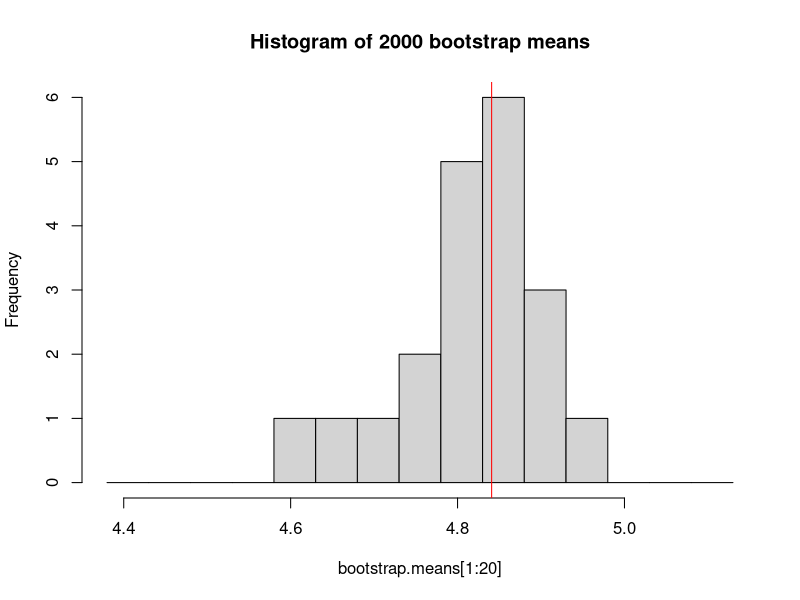
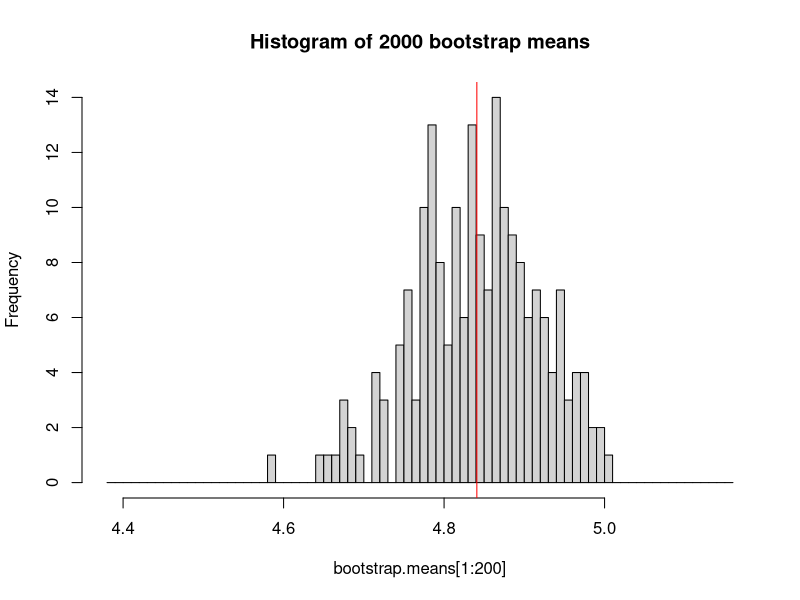
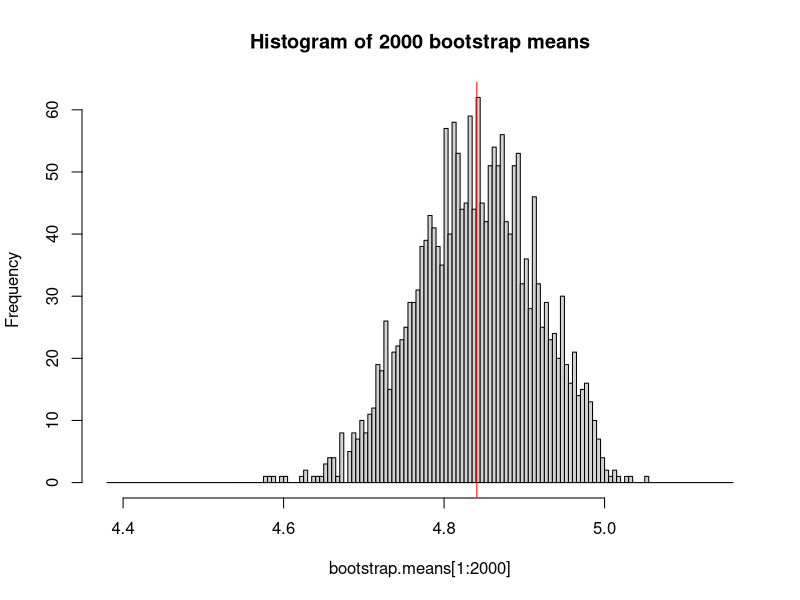
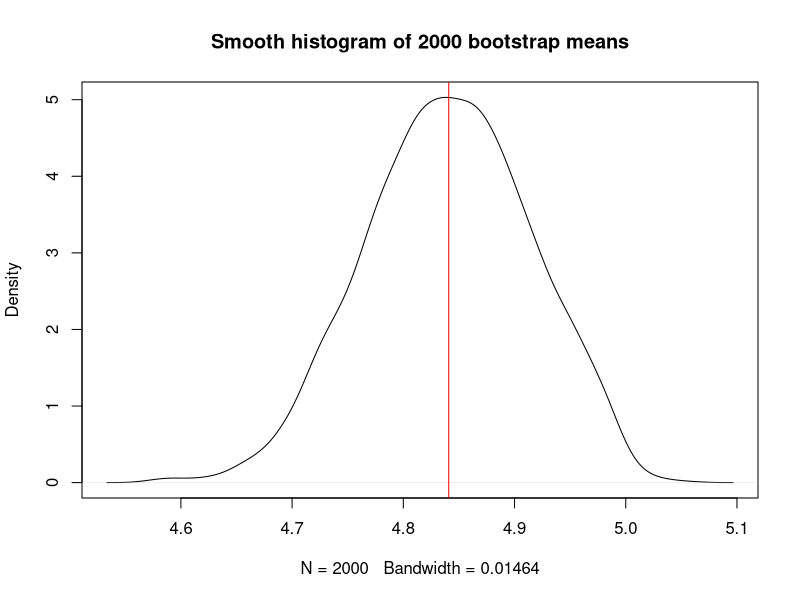
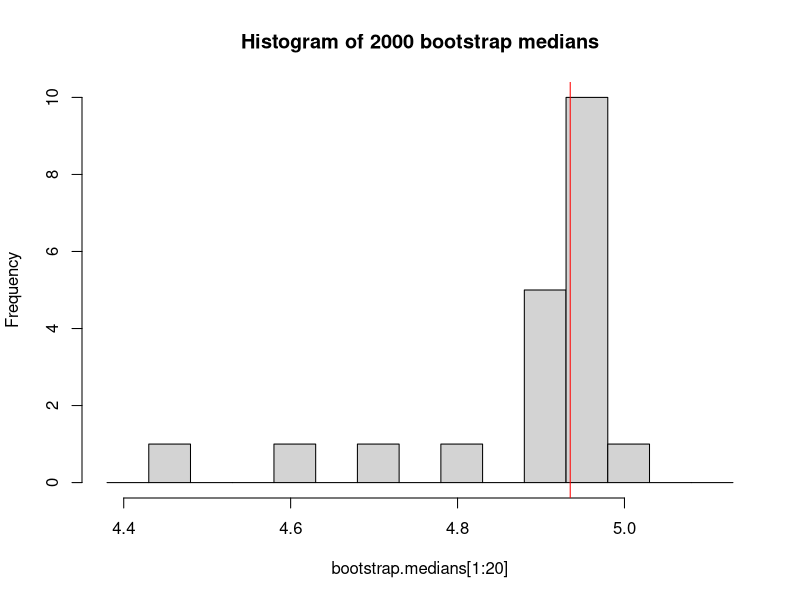
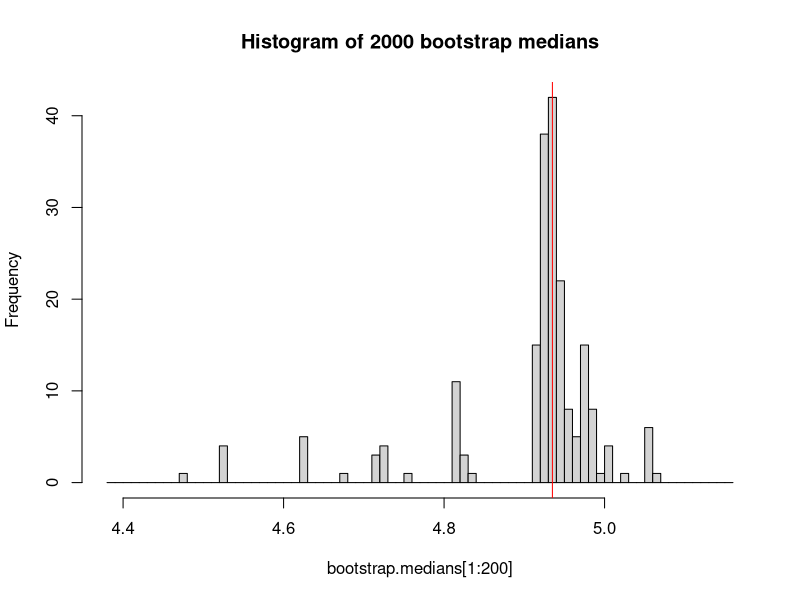
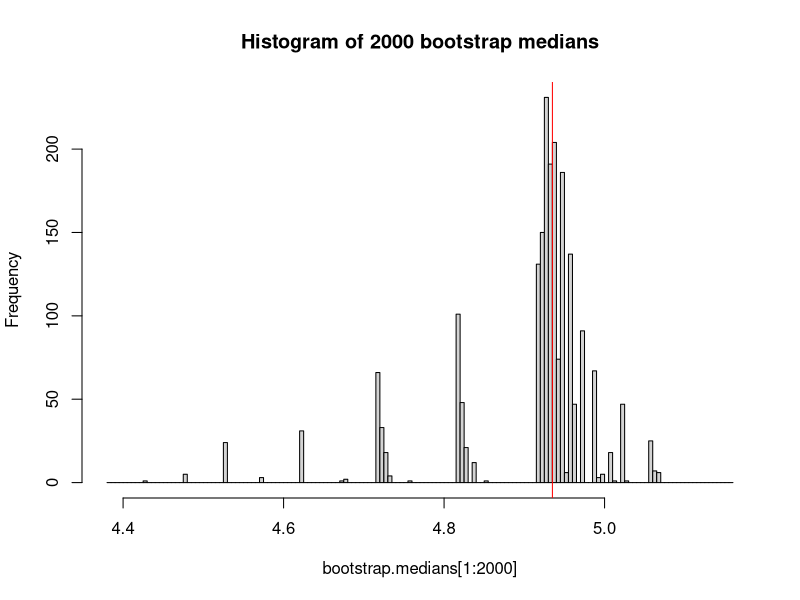
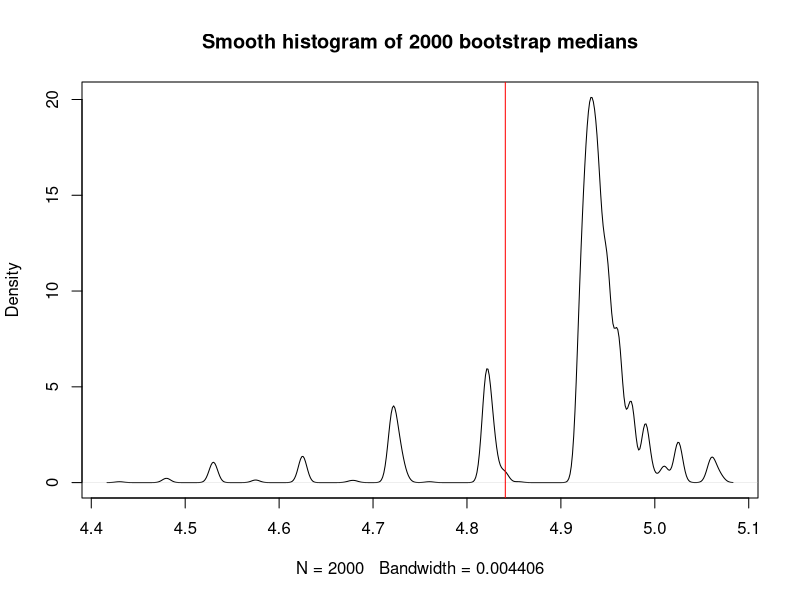

Here is the R script that generated these plots, in order:
## ---- chunk 1
library("tidyverse")
library(knitr)

# Custom print function
print_ <- function(...) print(paste(...))

set.seed(11721138)
## ---- chunk 2
# Define our starting sample X
X <- "4.94 5.06 4.53 5.07 4.99 5.16 4.38 4.43 4.93 4.72 4.92 4.96" %>% 
  strsplit(" ") %>% unlist() %>% as.numeric() %>% print()
N <- length(X)

## ---- chunk 3
ecdf <- function(n) c(0, seq(1,n)/n)
## ---- chunk 4
X.mean <- mean(X)
X.mean %>% print_("Mean of X:", .)
X.median <- median(X)
X.median %>% print_("Median of X:", .)
## ---- chunk 5
m <- 2000
bootstrap.samples <- lapply(1:m, function(x) sample(X, replace = TRUE))
## ---- chunk 6
bootstrap.means <- sapply(bootstrap.samples, function(s) mean(s))
## ---- chunk 7
mean20 <- mean(bootstrap.means[1:20]) %>% 
  print_("Mean of the first 20 sample means:", .)
mean200 <- mean(bootstrap.means[1:200]) %>% 
  print_("Mean of the first 200 sample means:", .)
mean2000 <- mean(bootstrap.means[1:2000]) %>% 
  print_("Mean of the first 2000 sample means:", .)

## ---- chunk 8
hist(bootstrap.means[1:20], breaks = seq(min(X), max(X), 0.05), 
     main="Histogram of 2000 bootstrap means")
abline(v=X.mean, col="red")
hist(bootstrap.means[1:200], breaks = seq(min(X), max(X), 0.01), 
     main="Histogram of 2000 bootstrap means")
abline(v=X.mean, col="red")
hist(bootstrap.means[1:2000], breaks = seq(min(X), max(X), 0.005), 
     main="Histogram of 2000 bootstrap means")
abline(v=X.mean, col="red")



density(bootstrap.means) %>% plot(main="Smooth histogram of 2000 bootstrap means")
abline(v=X.mean, col="red")

## ---- chunk 9

data.frame(
  k = c(20, 200, 2000, "True confidence interva"),
  Q025 = c(
    quantile(bootstrap.means[1:20], 0.025),
    quantile(bootstrap.means[1:200], 0.025),
    quantile(bootstrap.means[1:2000], 0.025),
    t.test(X)$conf.int[1]
    ),
  Q975 = c(
    quantile(bootstrap.means[1:20], 0.975),
    quantile(bootstrap.means[1:200], 0.975),
    quantile(bootstrap.means[1:2000], 0.975),
    t.test(X)$conf.int[2]
    )
)

## ---- chunk 10
bootstrap.medians <- sapply(bootstrap.samples, function(s) median(s))
## ---- chunk 11
mean.median20 <- mean(bootstrap.medians[1:20]) %>% 
  print_("Mean of the first 20 sample medians:", .)
mean.median200 <- mean(bootstrap.medians[1:200]) %>% 
  print_("Mean of the first 200 sample medians:", .)
mean.median2000 <- mean(bootstrap.medians[1:2000]) %>% 
  print_("Mean of the first 2000 sample medians:", .)

## ---- chunk 12
hist(bootstrap.medians[1:20], breaks = seq(min(X), max(X), 0.05), 
     main="Histogram of 2000 bootstrap medians")
abline(v=X.median, col="red")
hist(bootstrap.medians[1:200], breaks = seq(min(X), max(X), 0.01), 
     main="Histogram of 2000 bootstrap medians")
abline(v=X.median, col="red")
hist(bootstrap.medians[1:2000], breaks = seq(min(X), max(X), 0.005), 
     main="Histogram of 2000 bootstrap medians")
abline(v=X.median, col="red")


density(bootstrap.medians) %>% 
  plot(main="Smooth histogram of 2000 bootstrap medians")
abline(v=X.mean, col="red")

## ---- chunk 13

data.frame(
  k = c(20, 200, 2000, "True confidence interval"),
  Q025 = c(
    quantile(bootstrap.medians[1:20], 0.025),
    quantile(bootstrap.medians[1:200], 0.025),
    quantile(bootstrap.medians[1:2000], 0.025),
    t.test(X)$conf.int[1]
    ),
  Q975 = c(
    quantile(bootstrap.medians[1:20], 0.975),
    quantile(bootstrap.medians[1:200], 0.975),
    quantile(bootstrap.medians[1:2000], 0.975),
    t.test(X)$conf.int[2]
    )
)

## ---- chunk 14
set.seed(1234)

x.clean <- rnorm(1960)
x.cont <- runif(40, min=4, max=5)
# total data
x <- c(x.clean,x.cont)

set.seed(11721138)

## ---- chunk 15
alpha = 0.05

x.median <- median(x)
x.mean <- mean(x)
x.mean.trimmed <- mean(x, trim = 0.05)  

x.clean.median <- median(x)
x.clean.mean <- mean(x)
x.clean.mean.trimmed <- mean(x, trim = 0.05)

## ---- chunk 16
m <- 2000
## ---- chunk 17
bootstrap.nonparam <- function(data, estimator, m=2000, ...) {
  bootstrap.samples <- lapply(1:m, function(x) sample(data, replace = TRUE))
  stats <- sapply(bootstrap.samples, function(y) estimator(y, ...))
  # Standard error
  se <- sd(stats)
  # 95 percentile confidence interval
  ci <- quantile(stats, probs = c(0.025, 0.975))
  list(se = se, ci = ci)
}

x.bs.median <-  bootstrap.nonparam(x, median)
x.bs.mean <-  bootstrap.nonparam(x, mean)
x.bs.meant <-  bootstrap.nonparam(x, mean, trim=0.05)

x.clean.bs.median <-  bootstrap.nonparam(x.clean, median)
x.clean.bs.mean <-  bootstrap.nonparam(x.clean, mean)
x.clean.bs.meant <-  bootstrap.nonparam(x.clean, mean, trim=0.05)

data.frame(
  Sample = c(rep("x", 3), rep("x.clean", 3)),
  Estimator = c("Median", "Mean", "Mean Trimmed") %>% rep(2),
  Standard.Error = c(x.bs.median$se, x.bs.mean$se, x.bs.meant$se, 
                     x.clean.bs.median$se, x.clean.bs.mean$se, 
                     x.clean.bs.meant$se) %>% sapply(round, 4),
  Confidence.Intervals=list(x.bs.median$ci, x.bs.mean$ci, x.bs.meant$ci, 
                            x.clean.bs.median$ci, x.clean.bs.mean$ci, 
                            x.clean.bs.meant$ci) %>% 
    sapply(function(c) paste(c[1] %>% round(4), ", ", c[2] %>% round(4)))
) %>% 
  print() %>% 
  kable()

## ---- chunk 18
# Function to perform parametric bootstrap and calculate statistics
parametric_bootstrap <- function(data, estimator, center, scale, m=2000, ...) {
  # generate samples 
  bootstrap.samples <- lapply(1:m, function(x) rnorm(m, mean = center, sd = scale))
  # get stats (mean, median, ...)
  stats.estimated <- sapply(bootstrap.samples, function(y) estimator(y, ...))
  # get the stat of the original sample
  stat.original = estimator(data, ...)
  # get bias, standard error, and 95 percentile confidence interval
  bias <- mean(stats.estimated) - stat.original
  se <- sd(stats.estimated)
  ci <- quantile(stats.estimated, probs = c(0.025, 0.975))
  bias_corrected_estimate <- stat.original - bias

  list(bias = bias, se = se, ci = ci, bias_corrected_estimate = bias_corrected_estimate)

}


x.center <- mean(x)
x.scale <- sd(x)
x.clean.center <- mean(x.clean)
x.clean.scale <- sd(x.clean)


x.bsp.median <-  parametric_bootstrap(x, median, x.center, x.scale)
x.bsp.mean <-  parametric_bootstrap(x, mean, x.center, x.scale)
x.bsp.meant <-  parametric_bootstrap(x, mean, x.center, x.scale, trim=0.05)

x.clean.bsp.median <-  parametric_bootstrap(x.clean, median, 
                                            x.clean.center, x.clean.scale)
x.clean.bsp.mean <-  parametric_bootstrap(x.clean, mean, x.clean.center, 
                                          x.clean.scale)
x.clean.bsp.meant <-  parametric_bootstrap(x.clean, mean, x.clean.center, 
                                           x.clean.scale, trim=0.05)

data.frame(
  Sample = c(rep("x", 3), rep("x.clean", 3)),
  Estimator = c("Median", "Mean", "Mean Trimmed") %>% rep(2),
  Standard.Error = c(x.bs.median$se, x.bs.mean$se, x.bs.meant$se, 
                     x.clean.bs.median$se, x.clean.bs.mean$se, 
                     x.clean.bs.meant$se) %>% sapply(round, 4),
  Confidence.Intervals=list(x.bs.median$ci, x.bs.mean$ci, x.bs.meant$ci, 
                            x.clean.bs.median$ci, x.clean.bs.mean$ci, 
                            x.clean.bs.meant$ci) %>% 
    sapply(function(c) paste(c[1] %>% round(4), ", ", c[2] %>% round(4))),
  Bias.Corrected.Estimate = c(x.bsp.median$bias_corrected_estimate, 
                              x.bsp.mean$bias_corrected_estimate,
                              x.bsp.meant$bias_corrected_estimate, 
                              x.clean.bsp.median$bias_corrected_estimate, 
                              x.clean.bsp.mean$bias_corrected_estimate,
                              x.clean.bsp.meant$bias_corrected_estimate)
) %>% 
  kable()



